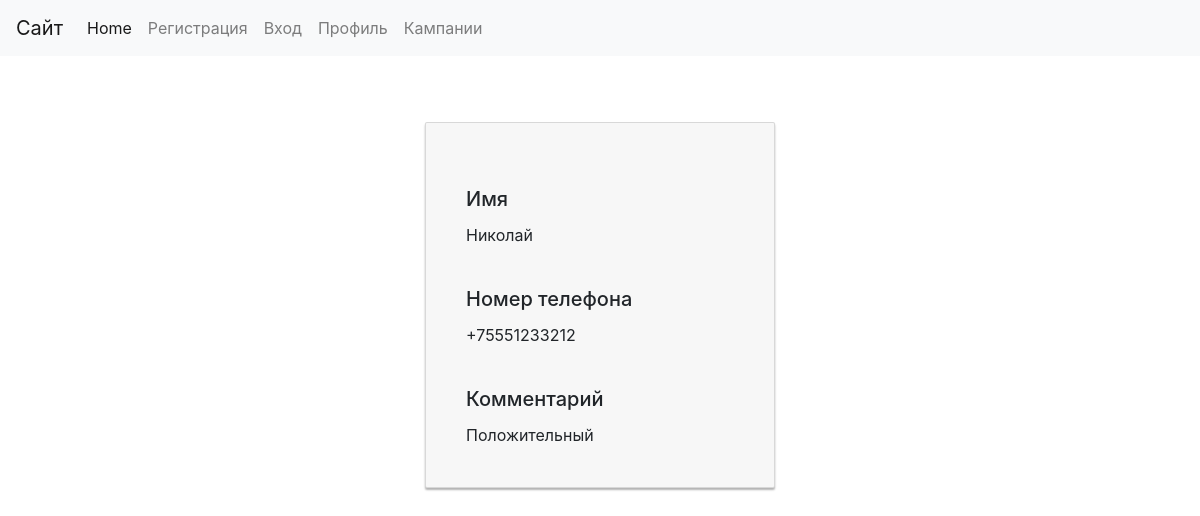
/showpollform/1, run on the app's committed database.
### usermanag/models.py (models this page shows, shortened)
class PoolForm(models.Model):
    id_form = models.AutoField(primary_key=True)
    resp_name = models.CharField(max_length=200, verbose_name='Имя')
    resp_phone_number = models.CharField(max_length=200, verbose_name='Телефон')
    comment = models.CharField(max_length=400, verbose_name='Комментарий')
    class Meta:
        verbose_name = 'Протокол обходов'
        verbose_name_plural = 'Протоколы'

### camp/views.py (the view)
# urls.py: path('showpollform/<int:id_form>', views.showpollform, name='showpollform')
def showpollform(request, id_form):
    poll_form_data = PoolForm.objects.get(id_form=id_form)
    return render(request, "showpollform.html", {"poll_form_data" : poll_form_data})

### camp/templates/showpollform.html (shortened to what this page needs)
{% extends "base.html" %}
{% load static %}
{% block content%}
<br>
<br>
<br>
<div class="container">
    <div class="card card-container">
        <br><h5 class="card-title">Имя</h5>
        <p class="card-text">{{poll_form_data.resp_name}}</p>
        <br><h5 class="card-title">Номер телефона</h5>
        <p class="card-text">{{poll_form_data.resp_phone_number}}</p>
        <br><h5 class="card-title">Комментарий</h5>
        <p class="card-text">{{poll_form_data.comment}}</p>
    </div>
</div>
{% endblock %}

### data on the page
PoolForm: resp_name "Николай", resp_phone_number "+75551233212", comment "Положительный"
